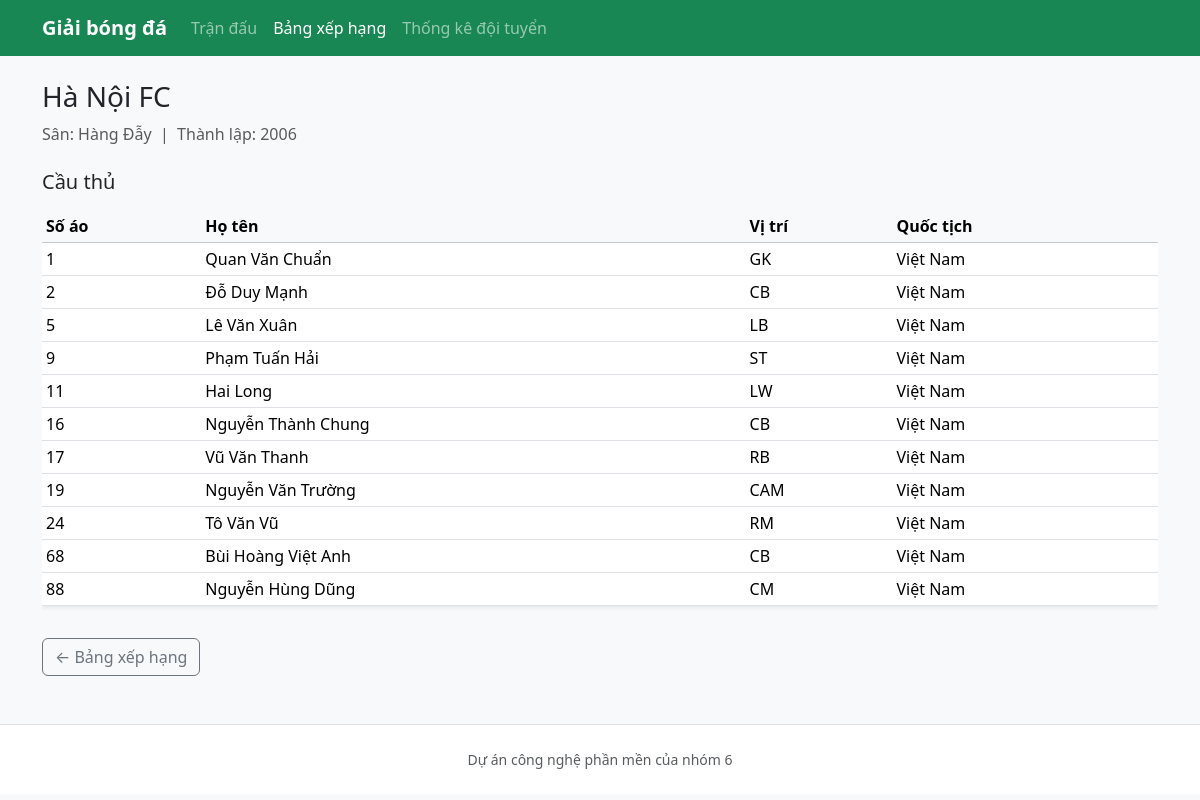
/guest/club.php?id=1, run on the app's committed database.
### tables this page shows
CREATE TABLE Club (
    ClubId        INT AUTO_INCREMENT PRIMARY KEY,
    Name          VARCHAR(128) NOT NULL,
    ShortName     VARCHAR(16) NULL,
    Stadium       VARCHAR(256) NULL,
    FoundedYear   SMALLINT NULL
);

CREATE TABLE Player (
    PlayerId      INT AUTO_INCREMENT PRIMARY KEY,
    ClubId        INT NOT NULL,
    FullName      VARCHAR(128) NOT NULL,
    Position      VARCHAR(32) NULL,
    ShirtNumber   TINYINT UNSIGNED NULL,
    Nationality   VARCHAR(64) NULL,
    DateOfBirth   DATE NULL,
    CONSTRAINT fk_player_club FOREIGN KEY (ClubId) REFERENCES Club(ClubId) ON DELETE CASCADE
);

### guest/club.php (the view, shortened to what this page needs)
<?php
$clubId = isset($_GET['id']) ? (int) $_GET['id'] : 0;
$pdo = getPdo();
$st = $pdo->prepare('SELECT * FROM `Club` WHERE ClubId = ?');
$st->execute([$clubId]);
$club = $st->fetch();
$players = $pdo->prepare('SELECT * FROM `Player` WHERE ClubId = ? ORDER BY ShirtNumber, FullName');
$players->execute([$clubId]);
$playerRows = $players->fetchAll();
require_once dirname(__DIR__) . '/includes/header.php';
?>
<h1 class="h3 mb-2"><?= htmlspecialchars((string) $club['Name'], ENT_QUOTES, 'UTF-8') ?></h1>
<p class="text-muted mb-4">
    Sân: <?= htmlspecialchars((string) ($club['Stadium'] ?? '—'), ENT_QUOTES, 'UTF-8') ?>
    &nbsp;|&nbsp; Thành lập: <?= $club['FoundedYear'] !== null ? (int) $club['FoundedYear'] : '—' ?>
</p>
<h2 class="h5 mb-3">Cầu thủ</h2>
<div class="table-responsive">
    <table class="table table-sm table-hover bg-white shadow-sm">
        <thead class="table-light">
            <tr>
                <th>Số áo</th>
                <th>Họ tên</th>
                <th>Vị trí</th>
                <th>Quốc tịch</th>
            </tr>
        </thead>
        <tbody>
            <?php foreach ($playerRows as $p): ?>
                <tr>
                    <td><?= $p['ShirtNumber'] !== null ? (int) $p['ShirtNumber'] : '—' ?></td>
                    <td><?= htmlspecialchars((string) $p['FullName'], ENT_QUOTES, 'UTF-8') ?></td>
                    <td><?= htmlspecialchars((string) ($p['Position'] ?? '—'), ENT_QUOTES, 'UTF-8') ?></td>
                    <td><?= htmlspecialchars((string) ($p['Nationality'] ?? '—'), ENT_QUOTES, 'UTF-8') ?></td>
                </tr>
            <?php endforeach; ?>
        </tbody>
    </table>
</div>
<a href="clubs.php" class="btn btn-outline-secondary mt-3">← Bảng xếp hạng</a>
<?php require_once dirname(__DIR__) . '/includes/footer.php'; ?>

### data on the page
club: Name "Hà Nội FC", Stadium "Hàng Đẫy", FoundedYear "2006"
player: ShirtNumber "1", FullName "Quan Văn Chuẩn", Position "GK", Nationality "Việt Nam"
player: ShirtNumber "2", FullName "Đỗ Duy Mạnh", Position "CB", Nationality "Việt Nam"
player: ShirtNumber "5", FullName "Lê Văn Xuân", Position "LB", Nationality "Việt Nam"
player: ShirtNumber "9", FullName "Phạm Tuấn Hải", Position "ST", Nationality "Việt Nam"
player: ShirtNumber "11", FullName "Hai Long", Position "LW", Nationality "Việt Nam"
player: ShirtNumber "16", FullName "Nguyễn Thành Chung", Position "CB", Nationality "Việt Nam"
player: ShirtNumber "17", FullName "Vũ Văn Thanh", Position "RB", Nationality "Việt Nam"
player: ShirtNumber "19", FullName "Nguyễn Văn Trường", Position "CAM", Nationality "Việt Nam"
player: ShirtNumber "24", FullName "Tô Văn Vũ", Position "RM", Nationality "Việt Nam"
player: ShirtNumber "68", FullName "Bùi Hoàng Việt Anh", Position "CB", Nationality "Việt Nam"
player: ShirtNumber "88", FullName "Nguyễn Hùng Dũng", Position "CM", Nationality "Việt Nam"
